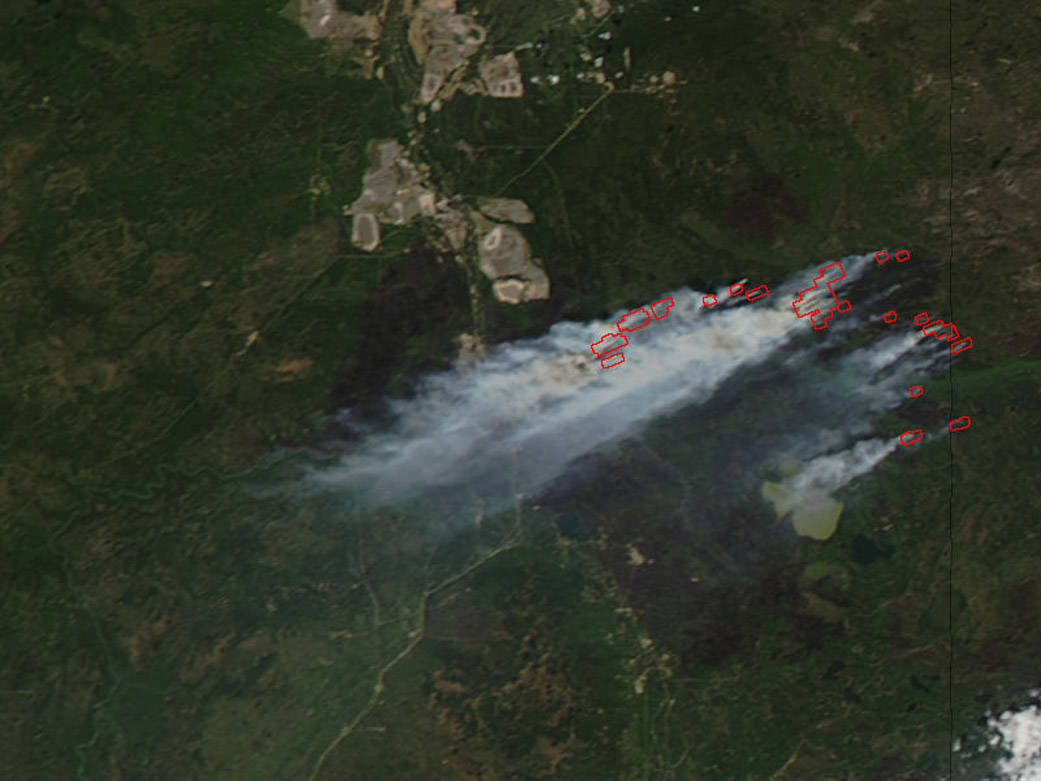
#> input picture CMPE295B/Janish/imagecheck.jpg, 1041 x 781 px, given in place of imagecheck.jpg.jpg, which was not available
$ python object_detection.py imagecheck.jpg
#> lines starting #> are read from the running program, lines starting #| are printed output that depends on the picture; after the words box and inside, x2 and y2 are one past the last pixel; in counts of white or black regions, pixels touching at a corner belong together; pictures that were not available may be replaced by others from this repository, and a replacement may not be noted
# IPython Notebook code
import cv2
import matplotlib.pyplot as plt
import sys
#%matplotlib inline
#
cctv_image_0 = cv2.imread('/Users/ankitgupta/Documents/WebstormProjects/CMPE295B/public/images/' + sys.argv[1] + '.jpg')
#> cctv_image_0 is the input picture: shape (781, 1041, 3); mean B, G, R 42.8, 54.9, 49
#cctv_image_0 = cv2.imread('imagecheck.jpg')
cctv_image_1 = cv2.imread('/Users/ankitgupta/Documents/WebstormProjects/CMPE295B/public/images/' + sys.argv[1] + '.jpg')
cctv_image_2 = cv2.imread('/Users/ankitgupta/Documents/WebstormProjects/CMPE295B/public/images/' + sys.argv[1] + '.jpg')
cctv_image_3 = cv2.imread('/Users/ankitgupta/Documents/WebstormProjects/CMPE295B/public/images/' + sys.argv[1] + '.jpg')
cctv_image_4 = cv2.imread('/Users/ankitgupta/Documents/WebstormProjects/CMPE295B/public/images/' + sys.argv[1] + '.jpg')
cctv_image_5 = cv2.imread('/Users/ankitgupta/Documents/WebstormProjects/CMPE295B/public/images/' + sys.argv[1] + '.jpg')
cctv_image_6 = cv2.imread('/Users/ankitgupta/Documents/WebstormProjects/CMPE295B/public/images/' + sys.argv[1] + '.jpg')
cctv_image_7 = cv2.imread('/Users/ankitgupta/Documents/WebstormProjects/CMPE295B/public/images/' + sys.argv[1] + '.jpg')
cctv_image_8 = cv2.imread('/Users/ankitgupta/Documents/WebstormProjects/CMPE295B/public/images/' + sys.argv[1] + '.jpg')
cctv_image_9 = cv2.imread('/Users/ankitgupta/Documents/WebstormProjects/CMPE295B/public/images/' + sys.argv[1] + '.jpg')
cctv_image_10 = cv2.imread('/Users/ankitgupta/Documents/WebstormProjects/CMPE295B/public/images/' + sys.argv[1] + '.jpg')
cctv_image_11 = cv2.imread('/Users/ankitgupta/Documents/WebstormProjects/CMPE295B/public/images/' + sys.argv[1] + '.jpg')

#print 'Number of arguments:', len(sys.argv), 'arguments.'
#print (str(sys.argv[1]))
#print (cctv_image.size)
# the 'cascade.xml' file is the file generated by the training script above
fire_classifier = cv2.CascadeClassifier('/Users/ankitgupta/Documents/WebstormProjects/CMPE295B/CMPE295B/Janish/classifier/cascade.xml')

# various parameters can be passed to modify how objects are detected
fires = fire_classifier.detectMultiScale(cctv_image_0, 1.1, 2, maxSize=(100,100))
#> fires = 71 rows, first 6: [848, 10, 21, 21], [444, 16, 21, 21], [455, 37, 22, 22], [414, 192, 22, 22], [348, 200, 22, 22], [476, 232, 22, 22]

#print 'Fires detected: %d' % (len(fires))

# draw a rectangle around every fires detected
for (x,y,w,h) in fires:
#    cv2.rectangle(cctv_image, (x,y), (x+w, y+h),(255,0,0),2)
	cv2.line(cctv_image_0,(x,y),(x+2,y+2),(0,0,255),10)
	cv2.line(cctv_image_1,(x,y),(x+4,y+4),(0,0,255),10)
	cv2.line(cctv_image_2,(x,y),(x+6,y+6),(0,0,255),10)
	cv2.line(cctv_image_3,(x,y),(x+8,y+8),(0,0,255),10)
	cv2.line(cctv_image_4,(x,y),(x+10,y+10),(0,0,255),10)
	cv2.line(cctv_image_5,(x,y),(x+12,y+12),(0,0,255),10)
	cv2.line(cctv_image_6,(x,y),(x+14,y+14),(0,0,255),10)
	cv2.line(cctv_image_7,(x,y),(x+16,y+16),(0,0,255),10)
	cv2.line(cctv_image_8,(x,y),(x+18,y+18),(0,0,255),10)
	cv2.line(cctv_image_9,(x,y),(x+20,y+20),(0,0,255),10)
	cv2.line(cctv_image_10,(x,y),(x+22,y+22),(0,0,255),10)
	cv2.line(cctv_image_11,(x,y),(x+24,y+24),(0,0,255),10)
#> this loop made 71 passes
#> (x, y, w, h) on passes 1 to 12: (848, 10, 21, 21), (444, 16, 21, 21), (455, 37, 22, 22), (414, 192, 22, 22), (348, 200, 22, 22), (476, 232, 22, 22), (472, 254, 22, 22), (841, 254, 21, 21), (839, 263, 22, 22), (526, 278, 24, 24), (709, 283, 21, 21), (485, 283, 21, 21)
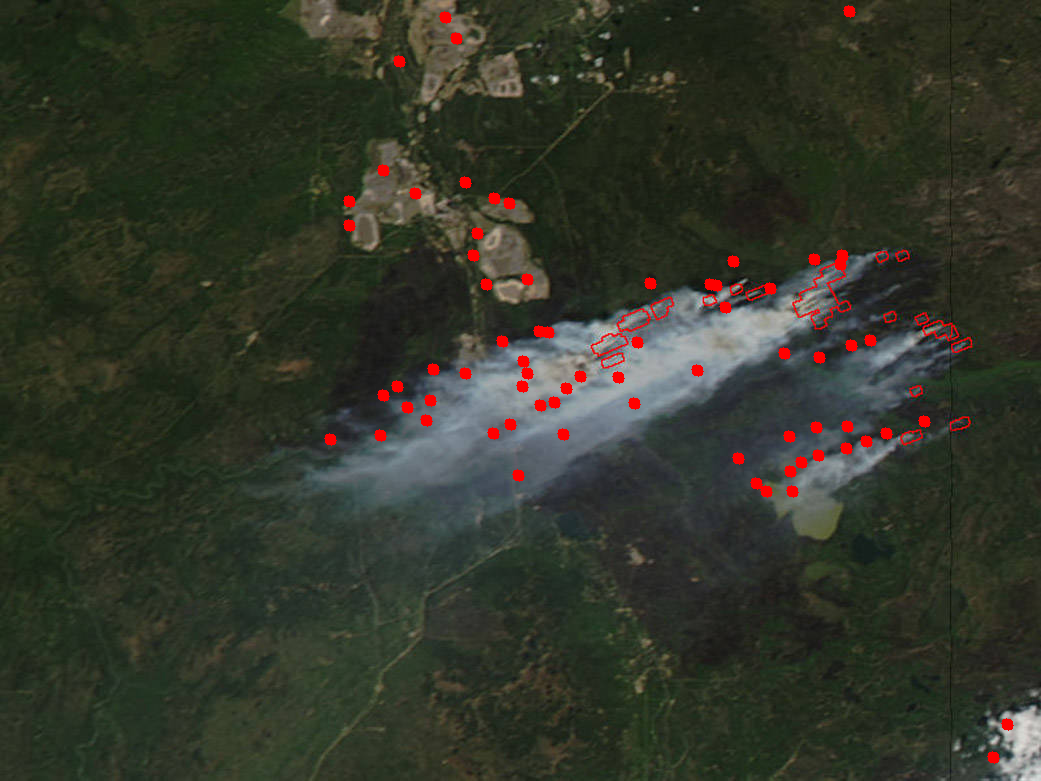
#> cctv_image_0: shape (781, 1041, 3); 1.01% of pixels changed, all inside (x1, y1, x2, y2) = (324, 5, 1014, 764)
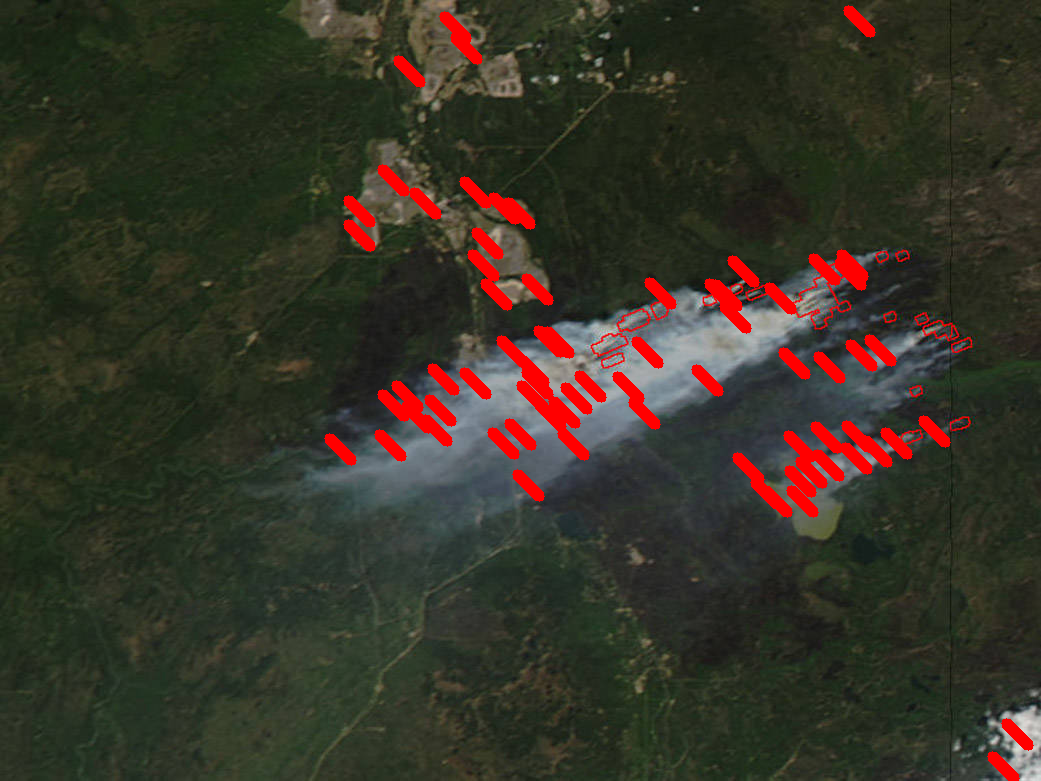
#> cctv_image_10: shape (781, 1041, 3); 3.73% of pixels changed, all inside (x1, y1, x2, y2) = (324, 5, 1034, 781)
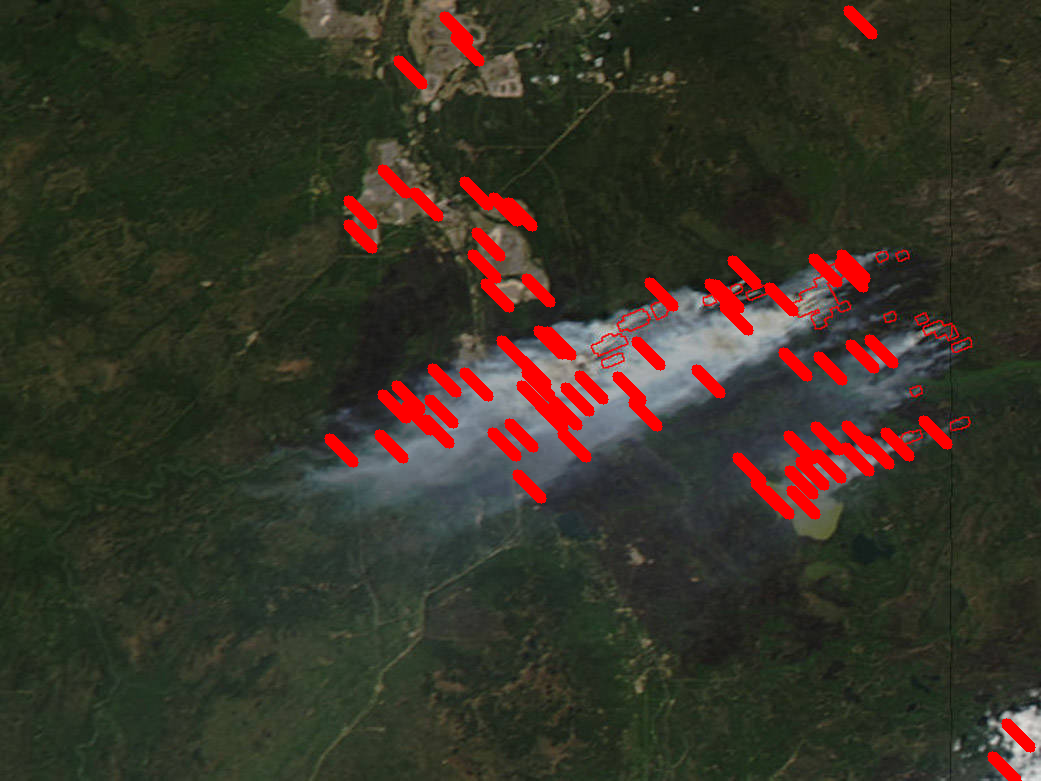
#> cctv_image_11: shape (781, 1041, 3); 3.97% of pixels changed, all inside (x1, y1, x2, y2) = (324, 5, 1036, 781)
plt.figure(figsize=(9,9))
plt.axis('off')
cv2.imwrite( "/Users/ankitgupta/Documents/WebstormProjects/CMPE295B/public/images/detected_" + sys.argv[1] + '_0.jpg',cctv_image_0);
cv2.imwrite( "/Users/ankitgupta/Documents/WebstormProjects/CMPE295B/public/images/detected_" + sys.argv[1] + '_1.jpg',cctv_image_1);
cv2.imwrite( "/Users/ankitgupta/Documents/WebstormProjects/CMPE295B/public/images/detected_" + sys.argv[1] + '_2.jpg',cctv_image_2);
cv2.imwrite( "/Users/ankitgupta/Documents/WebstormProjects/CMPE295B/public/images/detected_" + sys.argv[1] + '_3.jpg',cctv_image_3);
cv2.imwrite( "/Users/ankitgupta/Documents/WebstormProjects/CMPE295B/public/images/detected_" + sys.argv[1] + '_4.jpg',cctv_image_4);
cv2.imwrite( "/Users/ankitgupta/Documents/WebstormProjects/CMPE295B/public/images/detected_" + sys.argv[1] + '_5.jpg',cctv_image_5);
cv2.imwrite( "/Users/ankitgupta/Documents/WebstormProjects/CMPE295B/public/images/detected_" + sys.argv[1] + '_6.jpg',cctv_image_6);
cv2.imwrite( "/Users/ankitgupta/Documents/WebstormProjects/CMPE295B/public/images/detected_" + sys.argv[1] + '_7.jpg',cctv_image_7);
cv2.imwrite( "/Users/ankitgupta/Documents/WebstormProjects/CMPE295B/public/images/detected_" + sys.argv[1] + '_8.jpg',cctv_image_8);
cv2.imwrite( "/Users/ankitgupta/Documents/WebstormProjects/CMPE295B/public/images/detected_" + sys.argv[1] + '_9.jpg',cctv_image_9);
cv2.imwrite( "/Users/ankitgupta/Documents/WebstormProjects/CMPE295B/public/images/detected_" + sys.argv[1] + '_10.jpg',cctv_image_10);
cv2.imwrite( "/Users/ankitgupta/Documents/WebstormProjects/CMPE295B/public/images/detected_" + sys.argv[1] + '_11.jpg',cctv_image_11);
# [16 lines of commented-out code are left out]
